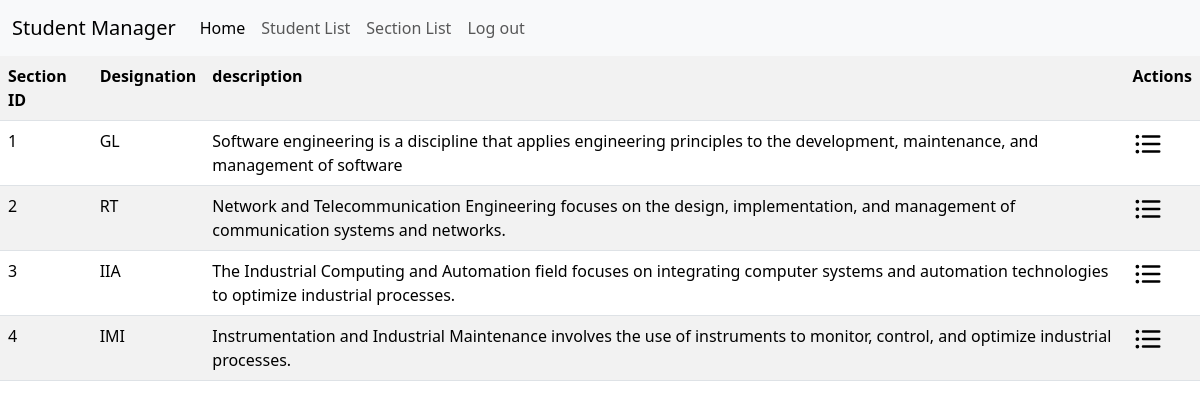
/Section.php, run on the app's committed database.
### tables this page shows
CREATE TABLE `section` (
  `id` int(11) NOT NULL,
  `designation` varchar(25) NOT NULL,
  `description` varchar(200) NOT NULL
);

### Section.php (the view, shortened to what this page needs)
<?php
$bdd= ConnexionBDSection::getInstance();
$query="select * from section";
$response=$bdd->query($query);
$sections=$response->fetchAll(PDO::FETCH_OBJ);
?>
<!DOCTYPE html>
<html lang="en">
<head>
    <link rel="stylesheet" href="node_modules/bootswatch/dist/Lux/bootstrap.css">
</head>
<body>
<nav class="navbar navbar-expand-lg bg-body-tertiary">
        <div class="container-fluid">
          <a class="navbar-brand" href="home.php">Student Manager</a>
          <div class="collapse navbar-collapse" id="navbarNav">
            <ul class="navbar-nav">
              <li class="nav-item">
                <a class="nav-link active" aria-current="page" href="home.php">Home</a>
              </li>
              <li class="nav-item">
                <a class="nav-link" href="Student.php">Student List</a>
              </li>
              <li class="nav-item">
                <a class="nav-link" href="Section.php">Section List</a>
              </li>
              <li class="nav-item">
                <a class="nav-link" href="logout.php">Log out</a>
              </li>
            </ul>
          </div>
        </div>
      </nav>
<table class="table table-striped">
        <tr>
            <th>Section ID</th>
            <th>Designation</th>
            <th>description</th>
            <th>Actions</th>
        </tr>
        <?php foreach($sections as $section) { ?>
        <tr>
            <td><?= $section->id  ?></td>
            <td> <?= $section->designation?></td>
            <td> <?= $section->description?></td>
            <td>
            <a href="sectionlist.php"> <img style="width:30px ; height:30px" src="icons\list-ul-alt-svgrepo-com.svg" alt="infos"></a>
            </td>
        </tr>
        <?php } ?>
    </table>
</body>
</html>

### data on the page
section: id "1", designation "GL", description "Software engineering is a discipline that applies engineering principles to the development, maintenance, and management of software"
section: id "2", designation "RT", description "Network and Telecommunication Engineering focuses on the design, implementation, and management of communication systems and networks."
section: id "3", designation "IIA", description "The Industrial Computing and Automation field focuses on integrating computer systems and automation technologies to optimize industrial processes."
section: id "4", designation "IMI", description "Instrumentation and Industrial Maintenance involves the use of instruments to monitor, control, and optimize industrial processes."
